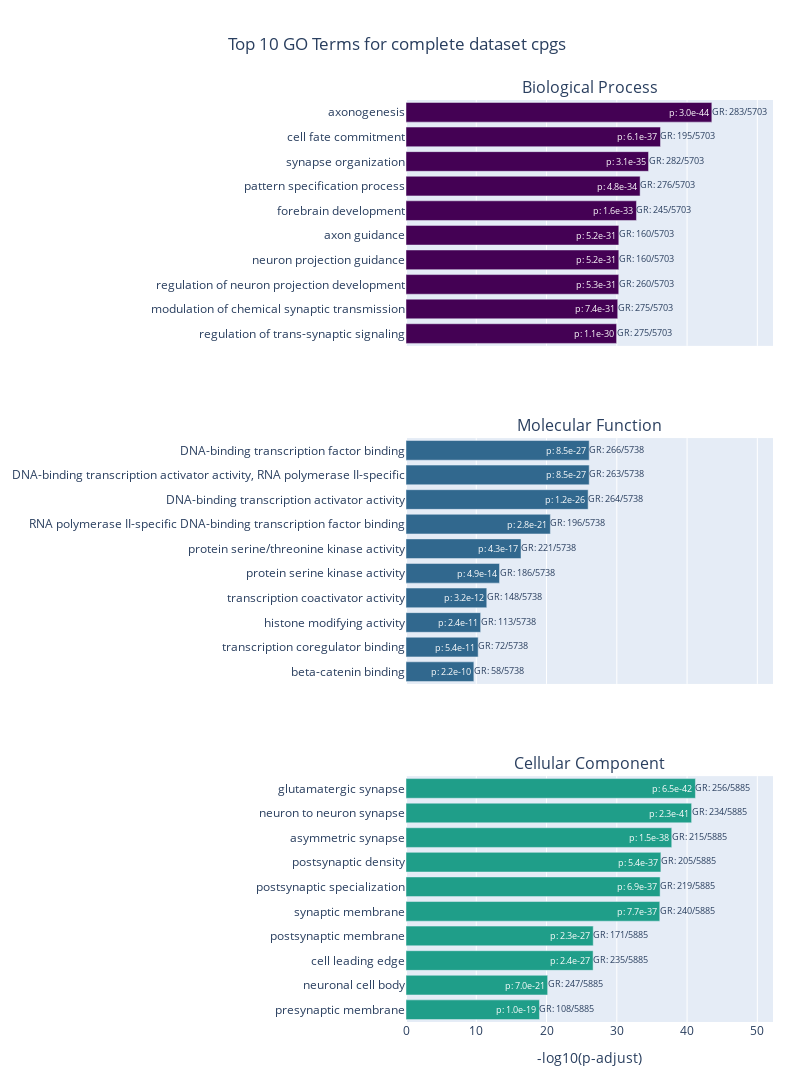

The notebook cell saved with this chart:
### Code cell
# Plot the top 10 GO terms for each category (with GeneRatio)
plot_combined_go_results('complete_dataset_cpgs', bp_results_complete, mf_results_complete, cc_results_complete)

### Figure 1 — Plotly figure (JSON) as saved in the notebook; plotly's stock layout.template omitted (floating-point values rounded to 4 significant figures)
{"data": [{"hoverinfo": "text", "hovertext": ["regulation of trans-synaptic signaling<br>p-adjust: 1.07e-30<br>GeneRatio: 275/5703<br>Gene Count: 275", "modulation of chemical synaptic transmission<br>p-adjust: 7.41e-31<br>GeneRatio: 275/5703<br>Gene Count: 275", "regulation of neuron projection development<br>p-adjust: 5.32e-31<br>GeneRatio: 260/5703<br>Gene Count: 260", "neuron projection guidance<br>p-adjust: 5.20e-31<br>GeneRatio: 160/5703<br>Gene Count: 160", "axon guidance<br>p-adjust: 5.20e-31<br>GeneRatio: 160/5703<br>Gene Count: 160", "forebrain development<br>p-adjust: 1.60e-33<br>GeneRatio: 245/5703<br>Gene Count: 245", "pattern specification process<br>p-adjust: 4.83e-34<br>GeneRatio: 276/5703<br>Gene Count: 276", "synapse organization<br>p-adjust: 3.06e-35<br>GeneRatio: 282/5703<br>Gene Count: 282", "cell fate commitment<br>p-adjust: 6.08e-37<br>GeneRatio: 195/5703<br>Gene Count: 195", "axonogenesis<br>p-adjust: 3.01e-44<br>GeneRatio: 283/5703<br>Gene Count: 283"], "marker": {"color": "#440154"}, "orientation": "h", "text": ["p: 1.1e-30", "p: 7.4e-31", "p: 5.3e-31", "p: 5.2e-31", "p: 5.2e-31", "p: 1.6e-33", "p: 4.8e-34", "p: 3.1e-35", "p: 6.1e-37", "p: 3.0e-44"], "textfont": {"color": "white", "size": 9}, "textposition": "inside", "type": "bar", "x": [29.97, 30.13, 30.27, 30.28, 30.28, 32.8, 33.32, 34.51, 36.22, 43.52], "xaxis": "x", "y": ["regulation of trans-synaptic signaling", "modulation of chemical synaptic transmission", "regulation of neuron projection development", "neuron projection guidance", "axon guidance", "forebrain development", "pattern specification process", "synapse organization", "cell fate commitment", "axonogenesis"], "yaxis": "y"}, {"mode": "text", "showlegend": false, "text": ["GR: 275/5703", "GR: 275/5703", "GR: 260/5703", "GR: 160/5703", "GR: 160/5703", "GR: 245/5703", "GR: 276/5703", "GR: 282/5703", "GR: 195/5703", "GR: 283/5703"], "textfont": {"size": 9}, "textposition": "middle right", "type": "scatter", "x": [29.97, 30.13, 30.27, 30.28, 30.28, 32.8, 33.32, 34.51, 36.22, 43.52], "xaxis": "x", "y": ["regulation of trans-synaptic signaling", "modulation of chemical synaptic transmission", "regulation of neuron projection development", "neuron projection guidance", "axon guidance", "forebrain development", "pattern specification process", "synapse organization", "cell fate commitment", "axonogenesis"], "yaxis": "y"}, {"hoverinfo": "text", "hovertext": ["beta-catenin binding<br>p-adjust: 2.20e-10<br>GeneRatio: 58/5738<br>Gene Count: 58", "transcription coregulator binding<br>p-adjust: 5.39e-11<br>GeneRatio: 72/5738<br>Gene Count: 72", "histone modifying activity<br>p-adjust: 2.40e-11<br>GeneRatio: 113/5738<br>Gene Count: 113", "transcription coactivator activity<br>p-adjust: 3.20e-12<br>GeneRatio: 148/5738<br>Gene Count: 148", "protein serine kinase activity<br>p-adjust: 4.92e-14<br>GeneRatio: 186/5738<br>Gene Count: 186", "protein serine/threonine kinase activity<br>p-adjust: 4.30e-17<br>GeneRatio: 221/5738<br>Gene Count: 221", "RNA polymerase II-specific DNA-binding transcription factor binding<br>p-adjust: 2.85e-21<br>GeneRatio: 196/5738<br>Gene Count: 196", "DNA-binding transcription activator activity<br>p-adjust: 1.20e-26<br>GeneRatio: 264/5738<br>Gene Count: 264", "DNA-binding transcription activator activity, RNA polymerase II-specific<br>p-adjust: 8.50e-27<br>GeneRatio: 263/5738<br>Gene Count: 263", "DNA-binding transcription factor binding<br>p-adjust: 8.50e-27<br>GeneRatio: 266/5738<br>Gene Count: 266"], "marker": {"color": "#31688e"}, "orientation": "h", "text": ["p: 2.2e-10", "p: 5.4e-11", "p: 2.4e-11", "p: 3.2e-12", "p: 4.9e-14", "p: 4.3e-17", "p: 2.8e-21", "p: 1.2e-26", "p: 8.5e-27", "p: 8.5e-27"], "textfont": {"color": "white", "size": 9}, "textposition": "inside", "type": "bar", "x": [9.657, 10.27, 10.62, 11.49, 13.31, 16.37, 20.55, 25.92, 26.07, 26.07], "xaxis": "x2", "y": ["beta-catenin binding", "transcription coregulator binding", "histone modifying activity", "transcription coactivator activity", "protein serine kinase activity", "protein serine/threonine kinase activity", "RNA polymerase II-specific DNA-binding transcription factor binding", "DNA-binding transcription activator activity", "DNA-binding transcription activator activity, RNA polymerase II-specific", "DNA-binding transcription factor binding"], "yaxis": "y2"}, {"mode": "text", "showlegend": false, "text": ["GR: 58/5738", "GR: 72/5738", "GR: 113/5738", "GR: 148/5738", "GR: 186/5738", "GR: 221/5738", "GR: 196/5738", "GR: 264/5738", "GR: 263/5738", "GR: 266/5738"], "textfont": {"size": 9}, "textposition": "middle right", "type": "scatter", "x": [9.657, 10.27, 10.62, 11.49, 13.31, 16.37, 20.55, 25.92, 26.07, 26.07], "xaxis": "x2", "y": ["beta-catenin binding", "transcription coregulator binding", "histone modifying activity", "transcription coactivator activity", "protein serine kinase activity", "protein serine/threonine kinase activity", "RNA polymerase II-specific DNA-binding transcription factor binding", "DNA-binding transcription activator activity", "DNA-binding transcription activator activity, RNA polymerase II-specific", "DNA-binding transcription factor binding"], "yaxis": "y2"}, {"hoverinfo": "text", "hovertext": ["presynaptic membrane<br>p-adjust: 1.01e-19<br>GeneRatio: 108/5885<br>Gene Count: 108", "neuronal cell body<br>p-adjust: 6.96e-21<br>GeneRatio: 247/5885<br>Gene Count: 247", "cell leading edge<br>p-adjust: 2.37e-27<br>GeneRatio: 235/5885<br>Gene Count: 235", "postsynaptic membrane<br>p-adjust: 2.26e-27<br>GeneRatio: 171/5885<br>Gene Count: 171", "synaptic membrane<br>p-adjust: 7.72e-37<br>GeneRatio: 240/5885<br>Gene Count: 240", "postsynaptic specialization<br>p-adjust: 6.89e-37<br>GeneRatio: 219/5885<br>Gene Count: 219", "postsynaptic density<br>p-adjust: 5.36e-37<br>GeneRatio: 205/5885<br>Gene Count: 205", "asymmetric synapse<br>p-adjust: 1.52e-38<br>GeneRatio: 215/5885<br>Gene Count: 215", "neuron to neuron synapse<br>p-adjust: 2.27e-41<br>GeneRatio: 234/5885<br>Gene Count: 234", "glutamatergic synapse<br>p-adjust: 6.47e-42<br>GeneRatio: 256/5885<br>Gene Count: 256"], "marker": {"color": "#1f9e89"}, "orientation": "h", "text": ["p: 1.0e-19", "p: 7.0e-21", "p: 2.4e-27", "p: 2.3e-27", "p: 7.7e-37", "p: 6.9e-37", "p: 5.4e-37", "p: 1.5e-38", "p: 2.3e-41", "p: 6.5e-42"], "textfont": {"color": "white", "size": 9}, "textposition": "inside", "type": "bar", "x": [18.99, 20.16, 26.63, 26.65, 36.11, 36.16, 36.27, 37.82, 40.64, 41.19], "xaxis": "x3", "y": ["presynaptic membrane", "neuronal cell body", "cell leading edge", "postsynaptic membrane", "synaptic membrane", "postsynaptic specialization", "postsynaptic density", "asymmetric synapse", "neuron to neuron synapse", "glutamatergic synapse"], "yaxis": "y3"}, {"mode": "text", "showlegend": false, "text": ["GR: 108/5885", "GR: 247/5885", "GR: 235/5885", "GR: 171/5885", "GR: 240/5885", "GR: 219/5885", "GR: 205/5885", "GR: 215/5885", "GR: 234/5885", "GR: 256/5885"], "textfont": {"size": 9}, "textposition": "middle right", "type": "scatter", "x": [18.99, 20.16, 26.63, 26.65, 36.11, 36.16, 36.27, 37.82, 40.64, 41.19], "xaxis": "x3", "y": ["presynaptic membrane", "neuronal cell body", "cell leading edge", "postsynaptic membrane", "synaptic membrane", "postsynaptic specialization", "postsynaptic density", "asymmetric synapse", "neuron to neuron synapse", "glutamatergic synapse"], "yaxis": "y3"}], "layout": {"annotations": [{"font": {"size": 16}, "showarrow": false, "text": "Biological Process", "x": 0.5, "xanchor": "center", "xref": "paper", "y": 1, "yanchor": "bottom", "yref": "paper"}, {"font": {"size": 16}, "showarrow": false, "text": "Molecular Function", "x": 0.5, "xanchor": "center", "xref": "paper", "y": 0.6333, "yanchor": "bottom", "yref": "paper"}, {"font": {"size": 16}, "showarrow": false, "text": "Cellular Component", "x": 0.5, "xanchor": "center", "xref": "paper", "y": 0.2667, "yanchor": "bottom", "yref": "paper"}], "height": 1123.0, "margin": {"b": 70, "l": 100, "r": 20, "t": 100}, "showlegend": false, "title": {"text": "Top 10 GO Terms for complete dataset cpgs", "x": 0.5}, "width": 793.8, "xaxis": {"anchor": "y", "domain": [0, 1], "range": [0, 52.23], "showticklabels": false, "title": {"text": ""}}, "xaxis2": {"anchor": "y2", "domain": [0, 1], "range": [0, 52.23], "showticklabels": false, "title": {"text": ""}}, "xaxis3": {"anchor": "y3", "domain": [0, 1], "range": [0, 52.23], "title": {"text": "-log10(p-adjust)"}}, "yaxis": {"anchor": "x", "automargin": true, "domain": [0.7333, 1]}, "yaxis2": {"anchor": "x2", "automargin": true, "domain": [0.3667, 0.6333]}, "yaxis3": {"anchor": "x3", "automargin": true, "domain": [0, 0.2667]}}}
